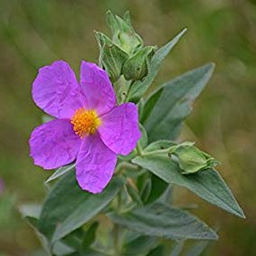
%> input picture assignment-3-segmentation/2/data/flower.png, 256 x 256 px
$ octave myMainScript.m   (GNU Octave 9; MATLAB toolbox functions it lacks are replaced by stand-ins)
%> lines starting %> are read from the running program, lines starting %| are printed output that depends on the picture
%> further down, img is the input picture: size 256x256x3 uint8; mean R, G, B 103.3, 99.3, 81.4
### assignment-3-segmentation/2/code/myMeanShiftSegmentation.m
function segmented_img = myMeanShiftSegmentation(img, learning_rate, ...
    num_iter, space_sigma, intensity_sigma)
%> called with learning_rate = 0.5, num_iter = 25, space_sigma = 11, intensity_sigma = 44
%% Perform Mean Shift Segmentation
%
% SYNTAX:
%   myMeanShiftSegmentation(learning_rate, bandwidth, num_iter)
%
% INPUTS:
%   learning_rate = The rate of gradient descent
%   bandwidth = The standard deviation of the gaussian
%   num_iter = The number of iterations for gradient ascent
%   num_neighbours = The number of neighbours for knnsearch used in the
%   algo
%
%%
%
img = double(img);
%> img: size 256x256x3 double
img = img(1:2:end, 1:2:end, :); % downsample
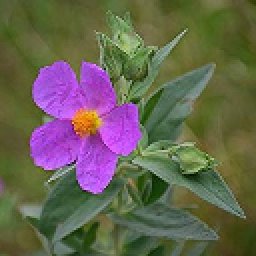
%> img: size 128x128x3 double (shown 2 times larger); mean R, G, B 103.4, 99.3, 81.5
[num_rows, num_columns, num_channels] = size(img);
%> num_rows = 128; num_columns = 128; num_channels = 3
updated_img = img;
for iter=1:num_iter
%     tic;
%     disp('Iter');
    feature_matrix = updated_img;
    row_coordinates = 1:num_rows;
    row_coordinate_matrix = repmat(row_coordinates', 1, num_columns);
    column_coordinates = 1:num_columns;
    column_coordinate_matrix = repmat(column_coordinates, num_rows, 1);
    feature_matrix(:,:, num_channels + 1) = row_coordinate_matrix;
    feature_matrix(:,:, num_channels + 2) = column_coordinate_matrix;
    updated_feature_matrix = gradient_update(feature_matrix, learning_rate, ...
        space_sigma, intensity_sigma);
    updated_img = updated_feature_matrix(:,:,1:3);
%     toc;
end
segmented_img = uint8(updated_img);
end

function updated_feature_matrix = gradient_update(feature_matrix, ...
    learning_rate, space_sigma, intensity_sigma)
%% Perform gradient update on the given image.
%
%%
%
updated_feature_matrix = feature_matrix;
[num_rows, num_columns, ~] = size(feature_matrix);
for row=1:num_rows
    for column=1:num_columns
        window = 2*space_sigma;
        top_row = max(1, row-window);
        bottom_row = min(num_rows, row+window);
        left_column = max(1, column-window);
        right_column = min(num_columns, column+window);
        feature = feature_matrix(row, column, :);
        % we ignore feature outside row-2*sigma and row+2*sigma window
        nearest_features = feature_matrix(top_row:bottom_row, ...
            left_column:right_column, :);
        space_diff = nearest_features(:,:,4:5) - feature(:,:,4:5);
        intensity_diff = nearest_features(:,:,1:3) - feature(:,:,1:3);
        kernel_matrix = exp(-1*sum(space_diff.^2, 3)/space_sigma^2 -...
            sum(intensity_diff.^2, 3)/intensity_sigma^2);
        gradient = (sum(sum(bsxfun(@times, nearest_features, ...
            kernel_matrix),1),2))/sum(kernel_matrix, 'all') - feature;
        updated_feature_matrix(row,column, :) = feature + ...
            learning_rate*gradient;
    end
end
end

### assignment-3-segmentation/2/code/myMainScript.m
%% MyMainScript
close all;
clc;
tic;
%% Parameters initialization
learning_rate = 0.5;
iterations = 25;
h_s = 11;
h_c = 44;
%% Mean shift segmentation
img = imread('../data/flower.png');
%> (the run ends here)
